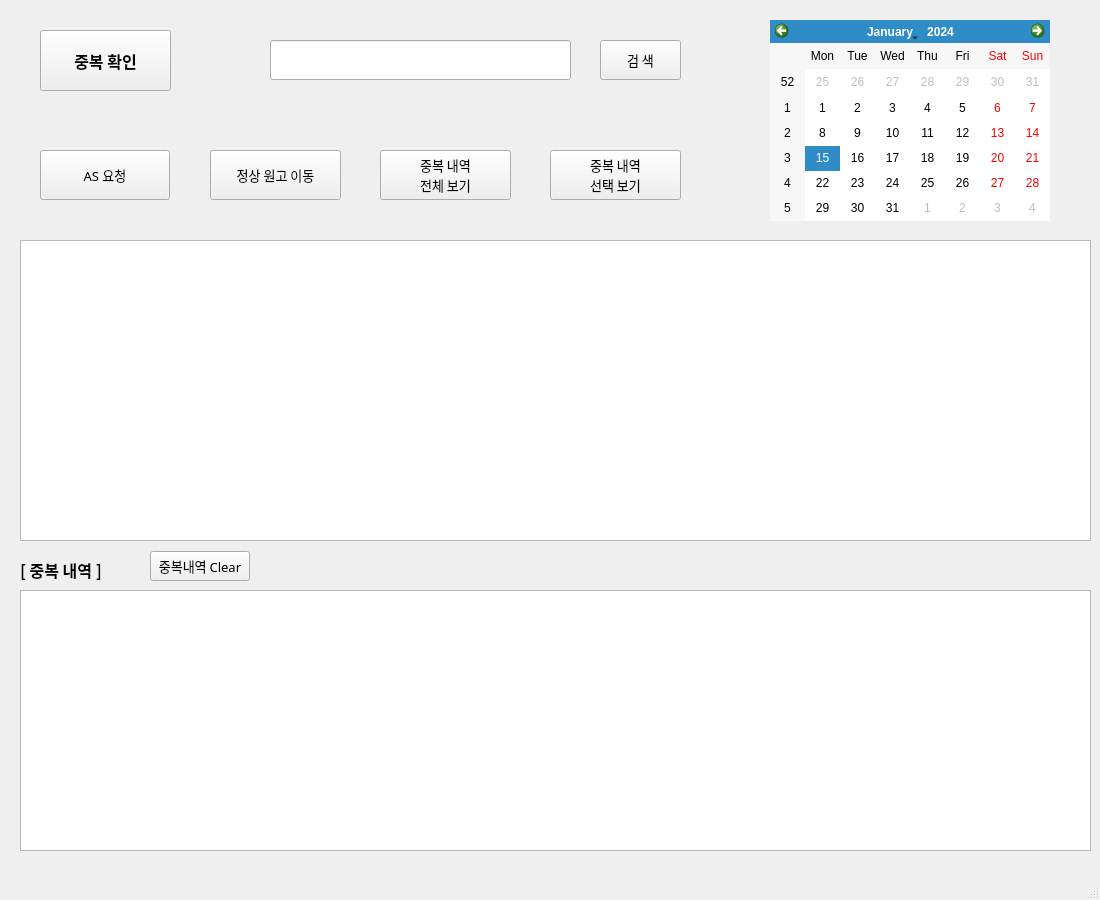
<?xml version="1.0" encoding="UTF-8"?>
<ui version="4.0">
 <class>MainWindow</class>
 <widget class="QMainWindow" name="MainWindow">
  <property name="geometry">
   <rect>
    <x>0</x>
    <y>0</y>
    <width>1100</width>
    <height>900</height>
   </rect>
  </property>
  <property name="font">
   <font>
    <pointsize>9</pointsize>
   </font>
  </property>
  <property name="windowTitle">
   <string>MainWindow</string>
  </property>
  <widget class="QWidget" name="centralwidget">
   <widget class="QCalendarWidget" name="calendarWidget">
    <property name="geometry">
     <rect>
      <x>770</x>
      <y>20</y>
      <width>280</width>
      <height>201</height>
     </rect>
    </property>
   </widget>
   <widget class="QTableWidget" name="table1">
    <property name="geometry">
     <rect>
      <x>20</x>
      <y>240</y>
      <width>1071</width>
      <height>301</height>
     </rect>
    </property>
   </widget>
   <widget class="QPushButton" name="btn_wogoSearch">
    <property name="geometry">
     <rect>
      <x>40</x>
      <y>30</y>
      <width>131</width>
      <height>61</height>
     </rect>
    </property>
    <property name="font">
     <font>
      <family>맑은 고딕</family>
      <pointsize>12</pointsize>
      <weight>75</weight>
      <bold>true</bold>
     </font>
    </property>
    <property name="text">
     <string>중복 확인</string>
    </property>
   </widget>
   <widget class="QPushButton" name="btn_asRequest">
    <property name="geometry">
     <rect>
      <x>40</x>
      <y>150</y>
      <width>130</width>
      <height>50</height>
     </rect>
    </property>
    <property name="font">
     <font>
      <family>맑은 고딕</family>
      <pointsize>10</pointsize>
     </font>
    </property>
    <property name="text">
     <string>AS 요청</string>
    </property>
   </widget>
   <widget class="QPushButton" name="btn_wongoMove">
    <property name="geometry">
     <rect>
      <x>210</x>
      <y>150</y>
      <width>131</width>
      <height>50</height>
     </rect>
    </property>
    <property name="font">
     <font>
      <family>맑은 고딕</family>
      <pointsize>10</pointsize>
     </font>
    </property>
    <property name="text">
     <string>정상 원고 이동</string>
    </property>
   </widget>
   <widget class="QPushButton" name="btn_find">
    <property name="geometry">
     <rect>
      <x>600</x>
      <y>40</y>
      <width>81</width>
      <height>40</height>
     </rect>
    </property>
    <property name="font">
     <font>
      <family>맑은 고딕</family>
      <pointsize>10</pointsize>
     </font>
    </property>
    <property name="text">
     <string>검 색</string>
    </property>
   </widget>
   <widget class="QLineEdit" name="input_find">
    <property name="geometry">
     <rect>
      <x>270</x>
      <y>40</y>
      <width>301</width>
      <height>40</height>
     </rect>
    </property>
    <property name="font">
     <font>
      <pointsize>10</pointsize>
     </font>
    </property>
    <property name="alignment">
     <set>Qt::AlignCenter</set>
    </property>
   </widget>
   <widget class="QPushButton" name="btn_wongoDupListAll">
    <property name="geometry">
     <rect>
      <x>380</x>
      <y>150</y>
      <width>131</width>
      <height>50</height>
     </rect>
    </property>
    <property name="font">
     <font>
      <family>맑은 고딕</family>
      <pointsize>10</pointsize>
     </font>
    </property>
    <property name="text">
     <string>중복 내역
전체 보기</string>
    </property>
   </widget>
   <widget class="QTextEdit" name="logMessageBox">
    <property name="geometry">
     <rect>
      <x>20</x>
      <y>590</y>
      <width>1071</width>
      <height>261</height>
     </rect>
    </property>
   </widget>
   <widget class="QLabel" name="label">
    <property name="geometry">
     <rect>
      <x>20</x>
      <y>560</y>
      <width>110</width>
      <height>20</height>
     </rect>
    </property>
    <property name="font">
     <font>
      <family>맑은 고딕</family>
      <pointsize>12</pointsize>
      <weight>75</weight>
      <bold>true</bold>
     </font>
    </property>
    <property name="text">
     <string>[ 중복 내역 ]</string>
    </property>
   </widget>
   <widget class="QPushButton" name="btn_textAreaClear">
    <property name="geometry">
     <rect>
      <x>150</x>
      <y>551</y>
      <width>100</width>
      <height>30</height>
     </rect>
    </property>
    <property name="font">
     <font>
      <family>맑은 고딕</family>
      <pointsize>10</pointsize>
     </font>
    </property>
    <property name="text">
     <string>중복내역 Clear</string>
    </property>
   </widget>
   <widget class="QPushButton" name="btn_wongoDupListSelected">
    <property name="geometry">
     <rect>
      <x>550</x>
      <y>150</y>
      <width>131</width>
      <height>50</height>
     </rect>
    </property>
    <property name="font">
     <font>
      <family>맑은 고딕</family>
      <pointsize>10</pointsize>
     </font>
    </property>
    <property name="text">
     <string>중복 내역
선택 보기</string>
    </property>
   </widget>
  </widget>
  <widget class="QMenuBar" name="menubar">
   <property name="geometry">
    <rect>
     <x>0</x>
     <y>0</y>
     <width>1100</width>
     <height>21</height>
    </rect>
   </property>
  </widget>
  <widget class="QStatusBar" name="statusbar"/>
 </widget>
 <tabstops>
  <tabstop>calendarWidget</tabstop>
  <tabstop>input_find</tabstop>
  <tabstop>btn_find</tabstop>
  <tabstop>btn_wogoSearch</tabstop>
  <tabstop>table1</tabstop>
  <tabstop>btn_asRequest</tabstop>
  <tabstop>btn_wongoMove</tabstop>
  <tabstop>btn_wongoDupListAll</tabstop>
  <tabstop>logMessageBox</tabstop>
  <tabstop>btn_textAreaClear</tabstop>
 </tabstops>
 <resources/>
 <connections/>
</ui>
